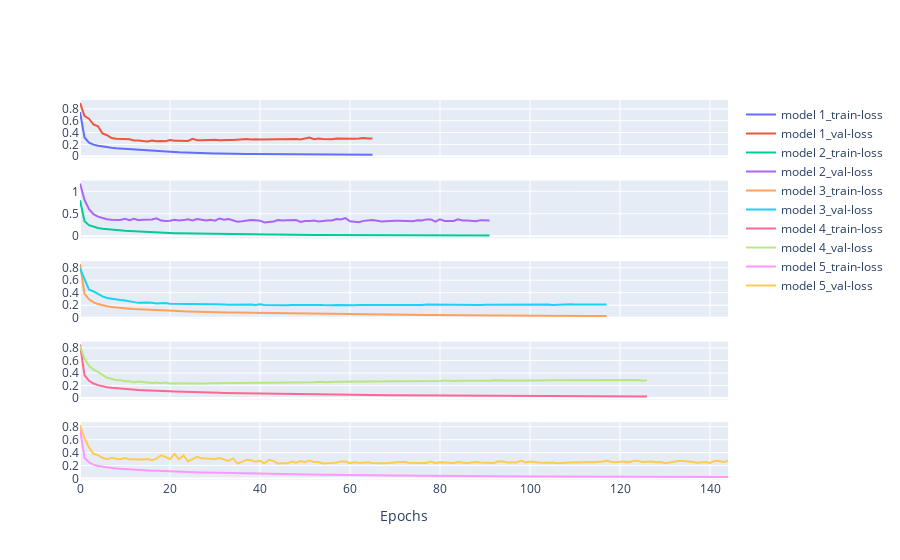

Here is the notebook cell this chart was saved with:
### Markdown cell above
## Loss Curves

### Code cell
show_loss([path1, path2, path3, path4, path5], ['model 1', 'model 2', 'model 3', 'model 4', 'model 5'])
